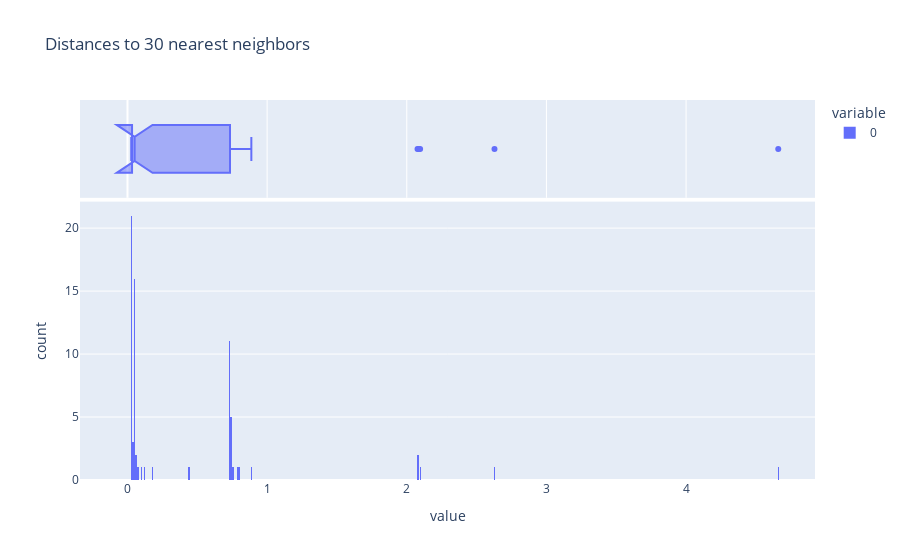

Notebook cell for this chart:
### Code cell
distances = NearestNeighbors(n_neighbors=30).fit(locs)
distances, _ = distances.kneighbors(locs)
distances = distances.mean(axis=1)

fig = px.histogram(distances, nbins=500, marginal="box", title='Distances to 30 nearest neighbors')
fig.show()

### Figure 1 — Plotly figure (JSON) as saved in the notebook; plotly's stock layout.template omitted (floating-point values rounded to 4 significant figures)
{"data": [{"bingroup": "x", "hovertemplate": "variable=0<br>value=%{x}<br>count=%{y}<extra></extra>", "legendgroup": "0", "marker": {"color": "#636efa", "pattern": {"shape": ""}}, "name": "0", "nbinsx": 500, "orientation": "v", "showlegend": true, "type": "histogram", "x": [0.7343, 0.7538, 0.887, 0.7349, 0.7339, 0.7339, 0.734, 0.734, 0.7339, 0.787, 0.734, 0.734, 0.7359, 0.7359, 0.7344, 2.628, 0.7375, 0.7366, 0.7341, 0.7967, 0.757, 0.743, 2.085, 2.095, 2.077, 0.04315, 0.03454, 0.02754, 0.02845, 0.1019, 0.02743, 0.02962, 0.4439, 0.03644, 0.03008, 0.02842, 0.02694, 0.02732, 0.06287, 0.05049, 0.02709, 0.03128, 0.05259, 0.04156, 0.05052, 0.0508, 0.05056, 0.05088, 0.0519, 0.04871, 0.05131, 0.07983, 0.03095, 0.0481, 0.04818, 0.05968, 0.07208, 0.04788, 0.1191, 0.03485, 0.04796, 0.04773, 0.1807, 0.05072, 0.0481, 0.03266, 0.03115, 4.66, 0.02677, 0.02787, 0.02686, 0.02677, 0.02798, 0.02685], "xaxis": "x", "yaxis": "y"}, {"hovertemplate": "variable=0<br>value=%{x}<extra></extra>", "legendgroup": "0", "marker": {"color": "#636efa"}, "name": "0", "notched": true, "showlegend": false, "type": "box", "x": [0.7343, 0.7538, 0.887, 0.7349, 0.7339, 0.7339, 0.734, 0.734, 0.7339, 0.787, 0.734, 0.734, 0.7359, 0.7359, 0.7344, 2.628, 0.7375, 0.7366, 0.7341, 0.7967, 0.757, 0.743, 2.085, 2.095, 2.077, 0.04315, 0.03454, 0.02754, 0.02845, 0.1019, 0.02743, 0.02962, 0.4439, 0.03644, 0.03008, 0.02842, 0.02694, 0.02732, 0.06287, 0.05049, 0.02709, 0.03128, 0.05259, 0.04156, 0.05052, 0.0508, 0.05056, 0.05088, 0.0519, 0.04871, 0.05131, 0.07983, 0.03095, 0.0481, 0.04818, 0.05968, 0.07208, 0.04788, 0.1191, 0.03485, 0.04796, 0.04773, 0.1807, 0.05072, 0.0481, 0.03266, 0.03115, 4.66, 0.02677, 0.02787, 0.02686, 0.02677, 0.02798, 0.02685], "xaxis": "x2", "yaxis": "y2"}], "layout": {"barmode": "relative", "legend": {"title": {"text": "variable"}, "tracegroupgap": 0}, "title": {"text": "Distances to 30 nearest neighbors"}, "xaxis": {"anchor": "y", "domain": [0, 1], "title": {"text": "value"}}, "xaxis2": {"anchor": "y2", "domain": [0, 1], "matches": "x", "showgrid": true, "showticklabels": false}, "yaxis": {"anchor": "x", "domain": [0, 0.7326], "title": {"text": "count"}}, "yaxis2": {"anchor": "x2", "domain": [0.7426, 1], "matches": "y2", "showgrid": false, "showline": false, "showticklabels": false, "ticks": ""}}}
